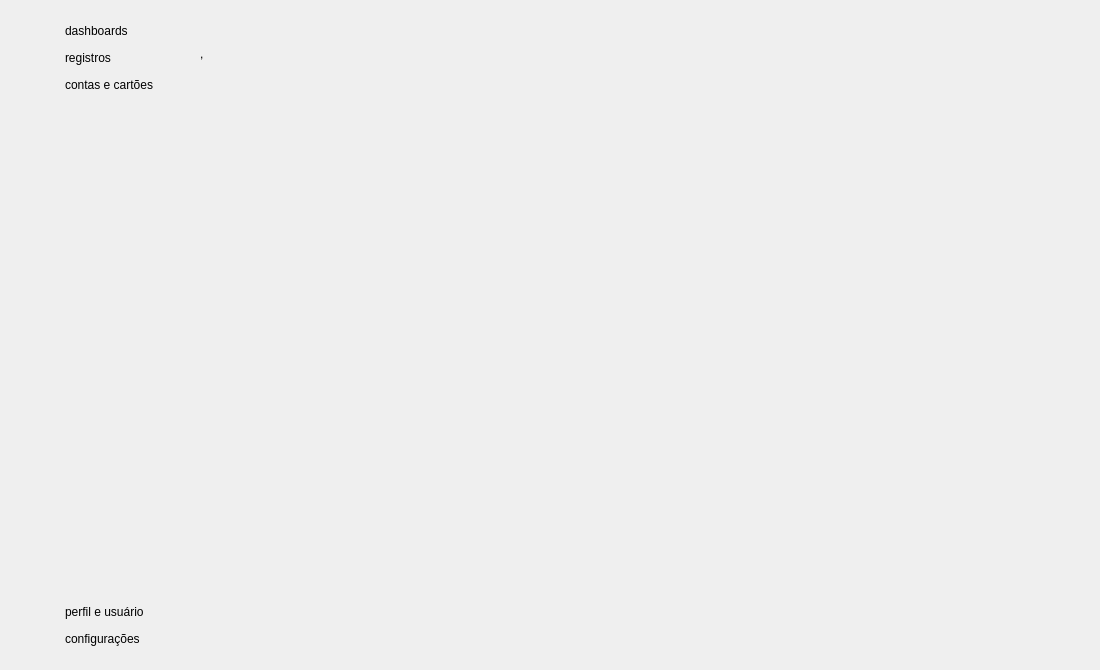
<?xml version="1.0" encoding="UTF-8"?>
<ui version="4.0">
 <class>Home</class>
 <widget class="QWidget" name="Home">
  <property name="geometry">
   <rect>
    <x>0</x>
    <y>0</y>
    <width>1100</width>
    <height>670</height>
   </rect>
  </property>
  <property name="windowTitle">
   <string>Form</string>
  </property>
  <layout class="QHBoxLayout" name="horizontalLayout">
   <property name="spacing">
    <number>10</number>
   </property>
   <property name="leftMargin">
    <number>10</number>
   </property>
   <property name="topMargin">
    <number>10</number>
   </property>
   <property name="rightMargin">
    <number>10</number>
   </property>
   <property name="bottomMargin">
    <number>10</number>
   </property>
   <item>
    <widget class="QWidget" name="widSidebar" native="true">
     <property name="sizePolicy">
      <sizepolicy hsizetype="Maximum" vsizetype="Preferred">
       <horstretch>0</horstretch>
       <verstretch>0</verstretch>
      </sizepolicy>
     </property>
     <layout class="QGridLayout" name="gridLayout">
      <property name="leftMargin">
       <number>10</number>
      </property>
      <property name="topMargin">
       <number>10</number>
      </property>
      <property name="rightMargin">
       <number>15</number>
      </property>
      <property name="bottomMargin">
       <number>10</number>
      </property>
      <property name="spacing">
       <number>5</number>
      </property>
      <item row="4" column="0">
       <widget class="QPushButton" name="pushButton_4">
        <property name="cursor">
         <cursorShape>PointingHandCursor</cursorShape>
        </property>
        <property name="text">
         <string/>
        </property>
        <property name="icon">
         <iconset>
          <normalon>:/root/icons/User.png</normalon>
         </iconset>
        </property>
        <property name="iconSize">
         <size>
          <width>20</width>
          <height>20</height>
         </size>
        </property>
        <property name="flat">
         <bool>true</bool>
        </property>
       </widget>
      </item>
      <item row="0" column="0">
       <widget class="QPushButton" name="pushButton">
        <property name="cursor">
         <cursorShape>PointingHandCursor</cursorShape>
        </property>
        <property name="text">
         <string/>
        </property>
        <property name="icon">
         <iconset>
          <normalon>:/root/icons/Trello.png</normalon>
         </iconset>
        </property>
        <property name="iconSize">
         <size>
          <width>20</width>
          <height>20</height>
         </size>
        </property>
        <property name="flat">
         <bool>true</bool>
        </property>
       </widget>
      </item>
      <item row="0" column="1">
       <widget class="QLabel" name="label">
        <property name="text">
         <string>dashboards</string>
        </property>
       </widget>
      </item>
      <item row="1" column="1">
       <widget class="QLabel" name="label_2">
        <property name="text">
         <string>registros</string>
        </property>
       </widget>
      </item>
      <item row="4" column="1">
       <widget class="QLabel" name="label_4">
        <property name="text">
         <string>perfil e usuário</string>
        </property>
       </widget>
      </item>
      <item row="2" column="1">
       <widget class="QLabel" name="label_3">
        <property name="text">
         <string>contas e cartões</string>
        </property>
       </widget>
      </item>
      <item row="2" column="0">
       <widget class="QPushButton" name="pushButton_3">
        <property name="cursor">
         <cursorShape>PointingHandCursor</cursorShape>
        </property>
        <property name="text">
         <string/>
        </property>
        <property name="icon">
         <iconset>
          <normalon>:/root/icons/Credit card.png</normalon>
         </iconset>
        </property>
        <property name="iconSize">
         <size>
          <width>20</width>
          <height>20</height>
         </size>
        </property>
        <property name="flat">
         <bool>true</bool>
        </property>
       </widget>
      </item>
      <item row="1" column="0">
       <widget class="QPushButton" name="pushButton_2">
        <property name="cursor">
         <cursorShape>PointingHandCursor</cursorShape>
        </property>
        <property name="text">
         <string/>
        </property>
        <property name="icon">
         <iconset>
          <normalon>:/root/icons/Clipboard.png</normalon>
         </iconset>
        </property>
        <property name="iconSize">
         <size>
          <width>20</width>
          <height>20</height>
         </size>
        </property>
        <property name="flat">
         <bool>true</bool>
        </property>
       </widget>
      </item>
      <item row="3" column="0">
       <spacer name="verticalSpacer">
        <property name="orientation">
         <enum>Qt::Vertical</enum>
        </property>
        <property name="sizeHint" stdset="0">
         <size>
          <width>20</width>
          <height>40</height>
         </size>
        </property>
       </spacer>
      </item>
      <item row="5" column="0">
       <widget class="QPushButton" name="pushButton_5">
        <property name="cursor">
         <cursorShape>PointingHandCursor</cursorShape>
        </property>
        <property name="text">
         <string/>
        </property>
        <property name="icon">
         <iconset>
          <normalon>:/root/icons/Settings.png</normalon>
         </iconset>
        </property>
        <property name="iconSize">
         <size>
          <width>18</width>
          <height>18</height>
         </size>
        </property>
        <property name="flat">
         <bool>true</bool>
        </property>
       </widget>
      </item>
      <item row="5" column="1">
       <widget class="QLabel" name="label_5">
        <property name="text">
         <string>configurações</string>
        </property>
       </widget>
      </item>
     </layout>
    </widget>
   </item>
   <item>
    <widget class="QWidget" name="widCentral" native="true">
     <layout class="QVBoxLayout" name="layoutCentral">
      <property name="spacing">
       <number>10</number>
      </property>
      <property name="leftMargin">
       <number>0</number>
      </property>
      <property name="topMargin">
       <number>0</number>
      </property>
      <property name="rightMargin">
       <number>0</number>
      </property>
      <property name="bottomMargin">
       <number>0</number>
      </property>
      <item>
       <widget class="QWidget" name="widTopbar" native="true">
        <property name="sizePolicy">
         <sizepolicy hsizetype="Preferred" vsizetype="Maximum">
          <horstretch>0</horstretch>
          <verstretch>0</verstretch>
         </sizepolicy>
        </property>
        <layout class="QHBoxLayout" name="horizontalLayout_2">
         <property name="spacing">
          <number>5</number>
         </property>
         <property name="leftMargin">
          <number>10</number>
         </property>
         <property name="topMargin">
          <number>10</number>
         </property>
         <property name="rightMargin">
          <number>5</number>
         </property>
         <property name="bottomMargin">
          <number>10</number>
         </property>
         <item>
          <widget class="QLabel" name="label_7">
           <property name="text">
            <string/>
           </property>
           <property name="pixmap">
            <pixmap resource="Assets/resource.qrc">:/root/icons/User-topbar.png</pixmap>
           </property>
           <property name="scaledContents">
            <bool>false</bool>
           </property>
           <property name="alignment">
            <set>Qt::AlignCenter</set>
           </property>
          </widget>
         </item>
         <item>
          <widget class="QWidget" name="widget" native="true">
           <layout class="QVBoxLayout" name="verticalLayout_2">
            <property name="spacing">
             <number>5</number>
            </property>
            <property name="leftMargin">
             <number>0</number>
            </property>
            <property name="topMargin">
             <number>0</number>
            </property>
            <property name="rightMargin">
             <number>0</number>
            </property>
            <property name="bottomMargin">
             <number>0</number>
            </property>
            <item>
             <widget class="QLabel" name="label_6">
              <property name="font">
               <font>
                <pointsize>14</pointsize>
                <weight>75</weight>
                <bold>true</bold>
               </font>
              </property>
              <property name="text">
               <string>&lt;USER&gt;</string>
              </property>
             </widget>
            </item>
            <item>
             <widget class="QLabel" name="label_8">
              <property name="text">
               <string>&lt;profile&gt;, &lt;dateRange&gt;</string>
              </property>
             </widget>
            </item>
           </layout>
          </widget>
         </item>
         <item>
          <spacer name="horizontalSpacer">
           <property name="orientation">
            <enum>Qt::Horizontal</enum>
           </property>
           <property name="sizeHint" stdset="0">
            <size>
             <width>40</width>
             <height>20</height>
            </size>
           </property>
          </spacer>
         </item>
         <item>
          <widget class="QPushButton" name="pushButton_6">
           <property name="cursor">
            <cursorShape>PointingHandCursor</cursorShape>
           </property>
           <property name="text">
            <string/>
           </property>
           <property name="icon">
            <iconset>
             <normalon>:/root/icons/Calendar.png</normalon>
            </iconset>
           </property>
           <property name="iconSize">
            <size>
             <width>18</width>
             <height>18</height>
            </size>
           </property>
           <property name="flat">
            <bool>true</bool>
           </property>
          </widget>
         </item>
         <item>
          <widget class="QPushButton" name="pushButton_7">
           <property name="cursor">
            <cursorShape>PointingHandCursor</cursorShape>
           </property>
           <property name="text">
            <string/>
           </property>
           <property name="icon">
            <iconset>
             <normalon>:/root/icons/Repeat.png</normalon>
            </iconset>
           </property>
           <property name="iconSize">
            <size>
             <width>18</width>
             <height>18</height>
            </size>
           </property>
           <property name="flat">
            <bool>true</bool>
           </property>
          </widget>
         </item>
         <item>
          <widget class="QPushButton" name="pushButton_8">
           <property name="cursor">
            <cursorShape>PointingHandCursor</cursorShape>
           </property>
           <property name="styleSheet">
            <string notr="true"/>
           </property>
           <property name="text">
            <string/>
           </property>
           <property name="icon">
            <iconset>
             <normalon>:/root/icons/Log out.png</normalon>
            </iconset>
           </property>
           <property name="iconSize">
            <size>
             <width>18</width>
             <height>18</height>
            </size>
           </property>
           <property name="flat">
            <bool>true</bool>
           </property>
          </widget>
         </item>
        </layout>
       </widget>
      </item>
      <item>
       <widget class="QWidget" name="widContent" native="true"/>
      </item>
     </layout>
    </widget>
   </item>
  </layout>
 </widget>
 <resources>
  <include location="Assets/resource.qrc"/>
 </resources>
 <connections/>
</ui>
